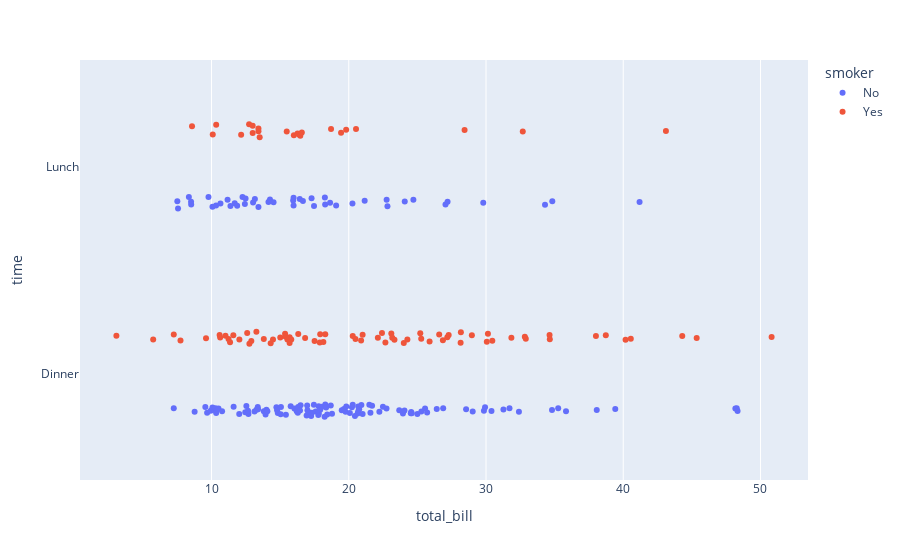

The cell this chart's notebook holds for it:
### Markdown cell above
# 3. Plotly Express
     This chart shows Strip Charts with Plotly Express

### Code cell
import plotly.express as px
import plotly.offline as offline
import plotly.graph_objs as go

offline.init_notebook_mode()
df = px.data.tips()
fig = px.strip(df, x="total_bill", y="time", orientation="h", color="smoker")
fig.show()

### Figure 1 — Plotly figure (JSON) as saved in the notebook; plotly's stock layout.template omitted (floating-point values rounded to 4 significant figures; data arrays with more than 128 entries replaced by an {"elided": "..."} marker saying what was removed)
{"data": [{"alignmentgroup": "True", "boxpoints": "all", "fillcolor": "rgba(255,255,255,0)", "hoveron": "points", "hovertemplate": "smoker=No<br>total_bill=%{x}<br>time=%{y}<extra></extra>", "legendgroup": "No", "line": {"color": "rgba(255,255,255,0)"}, "marker": {"color": "#636efa"}, "name": "No", "offsetgroup": "No", "orientation": "h", "pointpos": 0, "showlegend": true, "type": "box", "x": {"elided": "151 float values"}, "x0": " ", "xaxis": "x", "y": {"elided": "151 str values"}, "y0": " ", "yaxis": "y"}, {"alignmentgroup": "True", "boxpoints": "all", "fillcolor": "rgba(255,255,255,0)", "hoveron": "points", "hovertemplate": "smoker=Yes<br>total_bill=%{x}<br>time=%{y}<extra></extra>", "legendgroup": "Yes", "line": {"color": "rgba(255,255,255,0)"}, "marker": {"color": "#EF553B"}, "name": "Yes", "offsetgroup": "Yes", "orientation": "h", "pointpos": 0, "showlegend": true, "type": "box", "x": [38.01, 11.24, 20.29, 13.81, 11.02, 18.29, 3.07, 15.01, 26.86, 25.28, 17.92, 19.44, 32.68, 28.97, 5.75, 16.32, 40.17, 27.28, 12.03, 21.01, 11.35, 15.38, 44.3, 22.42, 15.36, 20.49, 25.21, 14.31, 16, 17.51, 10.59, 10.63, 50.81, 15.81, 7.25, 31.85, 16.82, 32.9, 17.89, 14.48, 9.6, 34.63, 34.65, 23.33, 45.35, 23.17, 40.55, 20.9, 30.46, 18.15, 23.1, 15.69, 19.81, 28.44, 15.48, 16.58, 10.34, 43.11, 13, 13.51, 18.71, 12.74, 13, 16.4, 20.53, 16.47, 26.59, 38.73, 24.27, 12.76, 30.06, 25.89, 13.27, 28.17, 12.9, 28.15, 11.59, 7.74, 30.14, 12.16, 13.42, 8.58, 13.42, 16.27, 10.09, 22.12, 24.01, 15.69, 15.53, 12.6, 32.83, 27.18, 22.67], "x0": " ", "xaxis": "x", "y": ["Dinner", "Dinner", "Dinner", "Dinner", "Dinner", "Dinner", "Dinner", "Dinner", "Dinner", "Dinner", "Dinner", "Lunch", "Lunch", "Dinner", "Dinner", "Dinner", "Dinner", "Dinner", "Dinner", "Dinner", "Dinner", "Dinner", "Dinner", "Dinner", "Dinner", "Dinner", "Dinner", "Dinner", "Lunch", "Dinner", "Dinner", "Dinner", "Dinner", "Dinner", "Dinner", "Dinner", "Dinner", "Dinner", "Dinner", "Dinner", "Dinner", "Dinner", "Dinner", "Dinner", "Dinner", "Dinner", "Dinner", "Dinner", "Dinner", "Dinner", "Dinner", "Dinner", "Lunch", "Lunch", "Lunch", "Lunch", "Lunch", "Lunch", "Lunch", "Lunch", "Lunch", "Lunch", "Lunch", "Lunch", "Lunch", "Lunch", "Dinner", "Dinner", "Dinner", "Dinner", "Dinner", "Dinner", "Dinner", "Dinner", "Dinner", "Dinner", "Dinner", "Dinner", "Dinner", "Lunch", "Lunch", "Lunch", "Lunch", "Lunch", "Lunch", "Dinner", "Dinner", "Dinner", "Dinner", "Dinner", "Dinner", "Dinner", "Dinner"], "y0": " ", "yaxis": "y"}], "layout": {"boxmode": "group", "legend": {"title": {"text": "smoker"}, "tracegroupgap": 0}, "margin": {"t": 60}, "xaxis": {"anchor": "y", "domain": [0, 1], "title": {"text": "total_bill"}}, "yaxis": {"anchor": "x", "domain": [0, 1], "title": {"text": "time"}}}}
